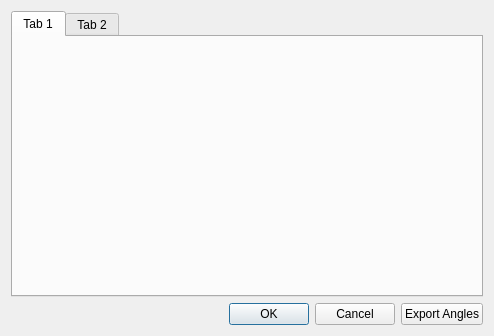
<?xml version="1.0" encoding="UTF-8"?>
<ui version="4.0">
 <class>dialog</class>
 <widget class="QDialog" name="dialog">
  <property name="geometry">
   <rect>
    <x>0</x>
    <y>0</y>
    <width>494</width>
    <height>336</height>
   </rect>
  </property>
  <property name="windowTitle">
   <string>Dialog</string>
  </property>
  <layout class="QGridLayout" name="gridLayout">
   <item row="0" column="0">
    <widget class="QTabWidget" name="tab_widget">
     <property name="currentIndex">
      <number>0</number>
     </property>
     <widget class="QWidget" name="tab">
      <attribute name="title">
       <string>Tab 1</string>
      </attribute>
     </widget>
     <widget class="QWidget" name="tab_2">
      <attribute name="title">
       <string>Tab 2</string>
      </attribute>
     </widget>
    </widget>
   </item>
   <item row="1" column="0">
    <layout class="QHBoxLayout" name="horizontalLayout">
     <item>
      <spacer name="horizontalSpacer">
       <property name="orientation">
        <enum>Qt::Horizontal</enum>
       </property>
       <property name="sizeHint" stdset="0">
        <size>
         <width>40</width>
         <height>20</height>
        </size>
       </property>
      </spacer>
     </item>
     <item>
      <widget class="QDialogButtonBox" name="button_box">
       <property name="orientation">
        <enum>Qt::Horizontal</enum>
       </property>
       <property name="standardButtons">
        <set>QDialogButtonBox::Cancel|QDialogButtonBox::Ok</set>
       </property>
      </widget>
     </item>
     <item>
      <widget class="QPushButton" name="save">
       <property name="toolTip">
        <string>&lt;html&gt;&lt;head/&gt;&lt;body&gt;&lt;p&gt;Export the wedges as a numpy array for use with YAML files&lt;/p&gt;&lt;/body&gt;&lt;/html&gt;</string>
       </property>
       <property name="text">
        <string>Export Angles</string>
       </property>
      </widget>
     </item>
    </layout>
   </item>
  </layout>
 </widget>
 <resources/>
 <connections>
  <connection>
   <sender>button_box</sender>
   <signal>accepted()</signal>
   <receiver>dialog</receiver>
   <slot>accept()</slot>
   <hints>
    <hint type="sourcelabel">
     <x>248</x>
     <y>254</y>
    </hint>
    <hint type="destinationlabel">
     <x>157</x>
     <y>274</y>
    </hint>
   </hints>
  </connection>
  <connection>
   <sender>button_box</sender>
   <signal>rejected()</signal>
   <receiver>dialog</receiver>
   <slot>reject()</slot>
   <hints>
    <hint type="sourcelabel">
     <x>316</x>
     <y>260</y>
    </hint>
    <hint type="destinationlabel">
     <x>286</x>
     <y>274</y>
    </hint>
   </hints>
  </connection>
 </connections>
</ui>
